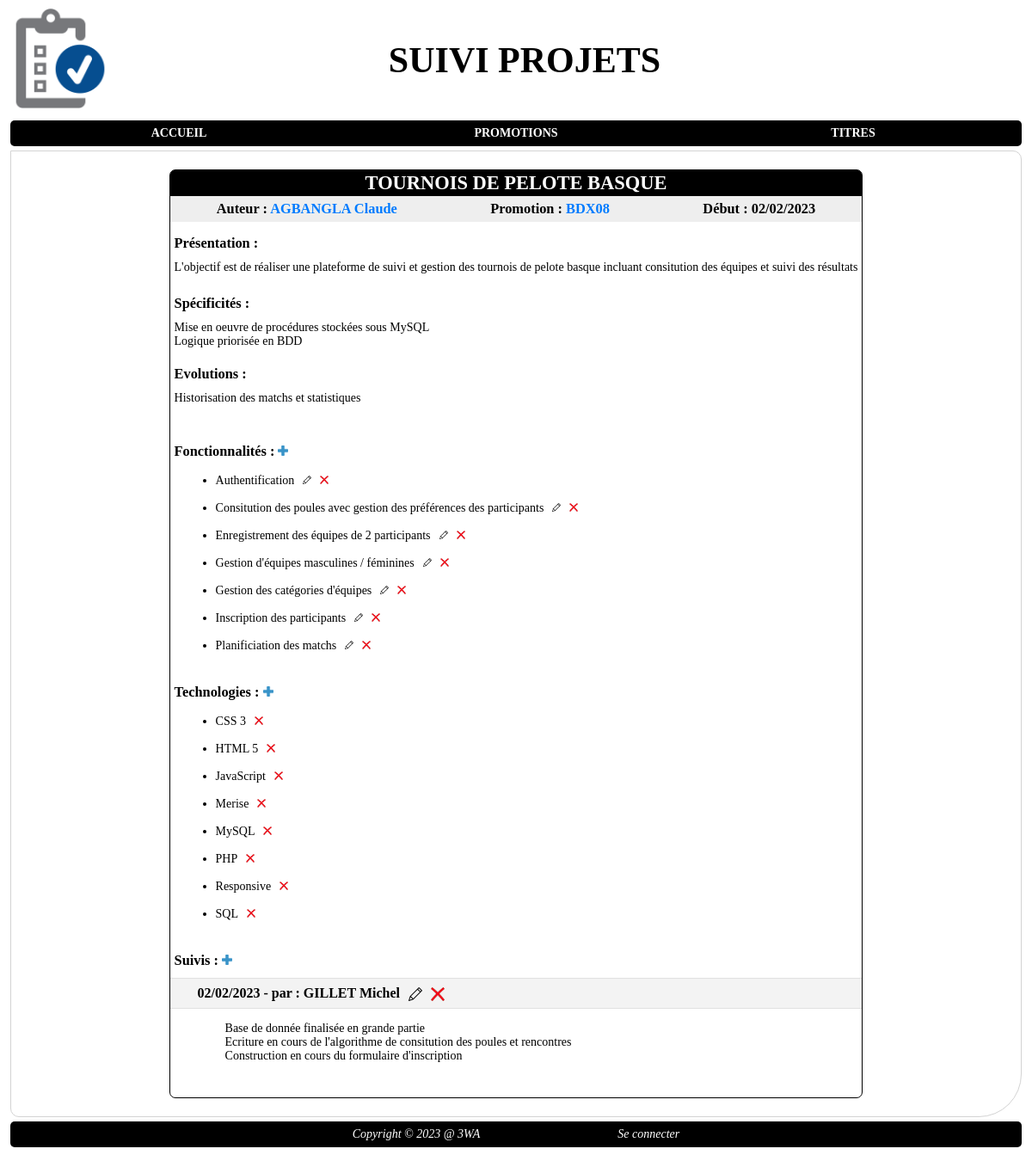
Screenshot of /index.php?page=projet&action=view&id=4 with the database file from the repository.
### tables this page shows
CREATE TABLE `projet` (
  `id_projet` int NOT NULL AUTO_INCREMENT,
  `nom` varchar(250) DEFAULT NULL,
  `presentation` text NOT NULL,
  `specificites` text,
  `evolutions` text,
  `date_debut` date NOT NULL,
  `id_apprenant` int NOT NULL,
  PRIMARY KEY (`id_projet`),
  KEY `projet_apprenant_FK` (`id_apprenant`),
  CONSTRAINT `projet_apprenant_FK` FOREIGN KEY (`id_apprenant`) REFERENCES `apprenant` (`id_apprenant`)
);

CREATE TABLE `apprenant` (
  `id_apprenant` int NOT NULL AUTO_INCREMENT,
  `nom` varchar(50) NOT NULL,
  `prenom` varchar(50) NOT NULL,
  `email` varchar(250) NOT NULL,
  `id_promo` int NOT NULL,
  `id_personne` int DEFAULT NULL,
  PRIMARY KEY (`id_apprenant`),
  KEY `apprenant_promo_FK` (`id_promo`),
  KEY `FK_APP_PERS` (`id_personne`),
  CONSTRAINT `apprenant_promo_FK` FOREIGN KEY (`id_promo`) REFERENCES `promotion` (`id_promo`),
  CONSTRAINT `FK_APP_PERS` FOREIGN KEY (`id_personne`) REFERENCES `personne` (`id`)
);

CREATE TABLE `promotion` (
  `id_promo` int NOT NULL AUTO_INCREMENT,
  `nom` varchar(250) NOT NULL,
  `date_debut` date DEFAULT NULL,
  `date_fin` date DEFAULT NULL,
  `id_titre` int NOT NULL,
  PRIMARY KEY (`id_promo`),
  KEY `promotion_FK` (`id_titre`),
  CONSTRAINT `promotion_FK` FOREIGN KEY (`id_titre`) REFERENCES `titre` (`id_titre`)
);

CREATE TABLE `fonctionnalite` (
  `id_fonctionnalite` int NOT NULL AUTO_INCREMENT,
  `libelle` varchar(250) NOT NULL,
  `details` text NOT NULL,
  `id_projet` int NOT NULL,
  PRIMARY KEY (`id_fonctionnalite`),
  KEY `fonctionnalite_projet_FK` (`id_projet`),
  CONSTRAINT `fonctionnalite_projet_FK` FOREIGN KEY (`id_projet`) REFERENCES `projet` (`id_projet`)
);

CREATE TABLE `technologie` (
  `id_technologie` int NOT NULL AUTO_INCREMENT,
  `libelle` varchar(250) NOT NULL,
  PRIMARY KEY (`id_technologie`)
);

CREATE TABLE `suivi` (
  `id_suivi` int NOT NULL AUTO_INCREMENT,
  `date` date NOT NULL,
  `commentaire` longtext NOT NULL,
  `id_intervenant` int NOT NULL,
  `id_projet` int NOT NULL,
  PRIMARY KEY (`id_suivi`),
  KEY `suivi_intervenant_FK` (`id_intervenant`),
  KEY `suivi_projet0_FK` (`id_projet`),
  CONSTRAINT `suivi_intervenant_FK` FOREIGN KEY (`id_intervenant`) REFERENCES `intervenant` (`id_intervenant`),
  CONSTRAINT `suivi_projet0_FK` FOREIGN KEY (`id_projet`) REFERENCES `projet` (`id_projet`)
);

### includes/core/views/view_projet.phtml (the view, shortened to what the rows shown need)
<!DOCTYPE html>
<html lang="fr">
<head>
	<?php require "includes/core/views/partials/page_head.phtml"; ?>
</head>
<body>
	<main>
		<header>
			<?php require "includes/core/views/partials/page_header.phtml"; ?>
		</header>
		<nav>
			<?php require_once "includes/core/views/partials/navbar.phtml"; ?>
		</nav>
		<section id="content" class="projet">
			<article>
				<header>
					<h1><?= $unProjet->getNom() ?></h1>
				</header>
				<div>
					<h3>Auteur : <a title="Voir les projets de l'apprenant" href="index.php?page=projet&action=list&idapprenant=<?= $unApprenant->getId() ?>"><?= $unApprenant->getFullName() ?></a></h3>
					<h3>Promotion : <a title="Voir la liste des apprenants de la promotion" href="index.php?page=apprenant&action=list&idpromo=<?= $unApprenant->getPromotion()->getId() ?>"><?= $unApprenant->getPromotion()->getNom() ?></a></h3>
					<h3>Début : <?= $unProjet->getDateDebut()->format('d/m/Y') ?></h3>
				</div>
				<section>
					<h3>Présentation : </h3>
					<p>
						<?= nl2br($unProjet->getPresentation()) ?>
					</p>
					<h3>Spécificités :</h3>
					<p>
						<?= nl2br($unProjet->getSpecificites()) ?>
					</p>
					<h3>Evolutions :</h3>
					<p>
						<?= nl2br($unProjet->getEvolutions()) ?>
					</p>
				</section>
				<section class="fonctionnalites">
					<h3>Fonctionnalités : <a title="Nouvelle fonctionnalité" href="index.php?page=fonctionnalite&action=add&idprojet=<?= $unProjet->getId() ?>"><img class="mini w-12 h-12" src="./public/medias/plus_blue.png"/></a></h3>
					<?php
						if ($unProjet->getNbFonctionnalites() == 0){
							$script = "<p>Aucune fonctionnalité n'est actuellement associée à ce projet !</p>";
						}else{
							$script = '<ul>';
							foreach ($unProjet->getFonctionnalites() as $uneFonctionnalite){
								$script .= '<li>';
								$script .= $uneFonctionnalite->getLibelle();
								$script .= '<a href="index.php?page=fonctionnalite&action=edit&id='.$uneFonctionnalite->getId().'" title="Modifier">';
								$script .= '<img class="mini w-10 h-10" src="./public/medias/stylo_edit.png" alt="Supprimer"/>';
								$script .= '</a>';
								$script .= '<a data-action="deletelink" href="index.php?page=fonctionnalite&action=delete&id='.$uneFonctionnalite->getId().'" title="Supprimer">';
								$script .= '<img class="mini w-10 h-10" src="./public/medias/croix_rouge.png" alt="Supprimer"/>';
								$script .= '</a>';
								$script .= '</li>';
							}
							$script .= '</ul>';
						}
						print($script);
					?>
				</section>
				<section class="technologies">
					<h3>Technologies : <a title="Nouvelle technologie" href="index.php?page=technologie&action=addtoproject&idprojet=<?= $unProjet->getId() ?>"><img class="mini w-12 h-12" src="./public/medias/plus_blue.png"/></a></h3>
					<?php
						if ($unProjet->getNbTechnologies() == 0){
							$script = "<p>Aucune technologie n'est actuellement associée à ce projet !</p>";
						}else{
							$script = '<ul>';
							foreach ($unProjet->getTechnologies() as $uneTechnologie){
								$script .= '<li>';
								$script .= $uneTechnologie->getLibelle();
								$script .= '<a data-action="deletelink" href="index.php?page=technologie&action=removefromproject&idprojet='.$unProjet->getId().'&idtechnologie='.$uneTechnologie->getId().'" title="Supprimer">';
								$script .= '<img class="mini w-10 h-10" src="./public/medias/croix_rouge.png" alt="Supprimer"/>';
								$script .= '</a>';
								$script .= '</li>';
							}
							$script .= '</ul>';
						}
						print($script);
					?>
				</section>
				<section class="suivis">
					<h3>Suivis : <a title="Nouveau suivi" href="index.php?page=suivi&action=add&idprojet=<?= $unProjet->getId() ?>"><img class="mini w-12 h-12" src="./public/medias/plus_blue.png"/></a></h3>
					<?php
						if ($unProjet->getNbSuivis() == 0){
							$script = "<p>Aucun suivi n'est actuellement associé à ce projet !</p>";
						}else{
							$script = '';
							foreach ($unProjet->getSuivis() as $unSuivi){
								$script .= '<section class="suivi">';
									$script .= '<header>';
										$script .= $unSuivi->getDateSuivi()->format('d/m/Y');
										$script .= ' - par : ';
										$script .= $unSuivi->getIntervenant()->getFullName();
										$script .= '<a href="index.php?page=suivi&action=edit&id='.$unSuivi->getId().'" title="Modifier ce suivi">';
										$script .= '<img class="mini w-16 h-16" src="./public/medias/stylo_edit.png" alt="Supprimer"/>';
										$script .= '</a>';
										$script .= '<a data-action="deletelink" href="index.php?page=suivi&action=delete&id='.$unSuivi->getId().'" title="Supprimer ce suivi">';
										$script .= '<img class="mini w-16 h-16" src="./public/medias/croix_rouge.png" alt="Supprimer"/>';
										$script .= '</a>';
									$script .= '</header>';
									$script .= '<p>'.nl2br($unSuivi->getCommentaire()).'</p>';
								$script .= '</section>';
							}
						}
						print($script);
					?>
				</section>
			</article>
		</section>
		<footer>
			<?php require_once "includes/core/views/partials/footer.phtml"; ?>
		</footer>
	</main>
</body>
</html>

### rows the page displays
projet: nom "TOURNOIS DE PELOTE BASQUE", presentation "L'objectif est de réaliser une plateforme de suivi et gestion des tournois de pelote basque incluant consitution des équipes et suivi des résultats", specificites "Mise en oeuvre de procédures stockées sous MySQL Logique priorisée en BDD", evolutions "Historisation des matchs et statistiques"
apprenant: $unApprenant->getFullName() "AGBANGLA Claude"
promotion: nom "BDX08"
fonctionnalite: value "Authentification"
fonctionnalite: value "Consitution des poules avec gestion des préférences des participants"
fonctionnalite: value "Enregistrement des équipes de 2 participants"
fonctionnalite: value "Gestion d'équipes masculines / féminines"
fonctionnalite: value "Gestion des catégories d'équipes"
fonctionnalite: value "Inscription des participants"
fonctionnalite: value "Planificiation des matchs"
technologie: value "CSS 3"
technologie: value "HTML 5"
technologie: value "JavaScript"
technologie: value "Merise"
technologie: value "MySQL"
technologie: value "PHP"
technologie: value "Responsive"
technologie: value "SQL"
suivi: value "02/02/2023 - par : GILLET Michel", commentaire "Base de donnée finalisée en grande partie Ecriture en cours de l'algorithme de consitution des poules et rencontres Construction en cours du formulaire d'inscription"

### other values shown
$unProjet->getDateDebut()->format('d/m/Y') "02/02/2023"
ECOLE "3WA"
